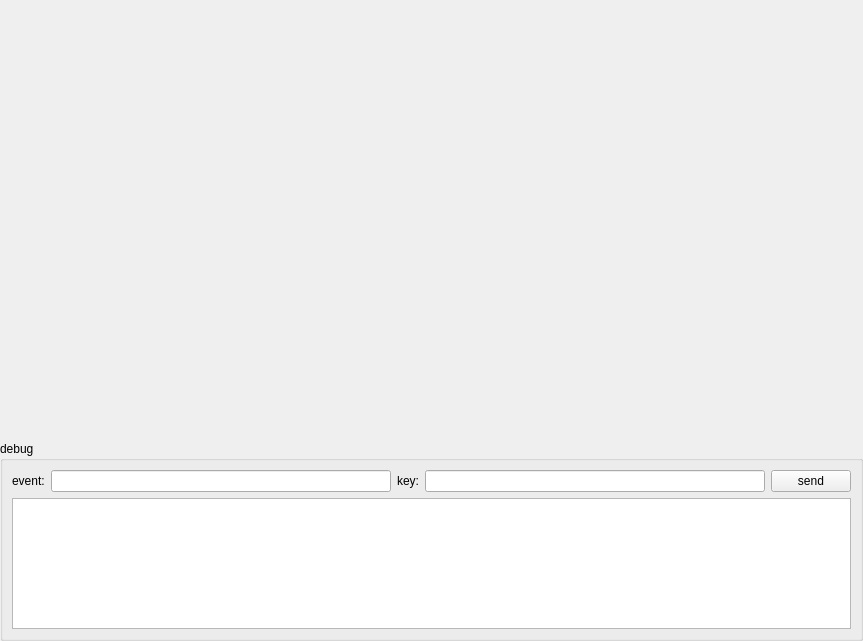
<?xml version="1.0" encoding="UTF-8"?>
<ui version="4.0">
 <class>MainWindow</class>
 <widget class="QMainWindow" name="MainWindow">
  <property name="geometry">
   <rect>
    <x>0</x>
    <y>0</y>
    <width>863</width>
    <height>641</height>
   </rect>
  </property>
  <property name="windowTitle">
   <string/>
  </property>
  <widget class="QWidget" name="centralwidget">
   <layout class="QGridLayout" name="gridLayout">
    <property name="leftMargin">
     <number>0</number>
    </property>
    <property name="topMargin">
     <number>0</number>
    </property>
    <property name="rightMargin">
     <number>0</number>
    </property>
    <property name="bottomMargin">
     <number>0</number>
    </property>
    <property name="spacing">
     <number>0</number>
    </property>
    <item row="0" column="0">
     <widget class="QWidget" name="widget" native="true"/>
    </item>
    <item row="1" column="0">
     <widget class="QGroupBox" name="groupBox">
      <property name="minimumSize">
       <size>
        <width>0</width>
        <height>200</height>
       </size>
      </property>
      <property name="maximumSize">
       <size>
        <width>16777215</width>
        <height>200</height>
       </size>
      </property>
      <property name="title">
       <string>debug</string>
      </property>
      <layout class="QVBoxLayout" name="verticalLayout">
       <item>
        <layout class="QHBoxLayout" name="horizontalLayout">
         <item>
          <widget class="QLabel" name="lbl_event">
           <property name="text">
            <string>event:</string>
           </property>
          </widget>
         </item>
         <item>
          <widget class="QLineEdit" name="edit_event"/>
         </item>
         <item>
          <widget class="QLabel" name="lbl_key">
           <property name="text">
            <string>key:</string>
           </property>
          </widget>
         </item>
         <item>
          <widget class="QLineEdit" name="edit_key"/>
         </item>
         <item>
          <widget class="QPushButton" name="btn_send">
           <property name="text">
            <string>send</string>
           </property>
          </widget>
         </item>
        </layout>
       </item>
       <item>
        <widget class="QPlainTextEdit" name="edit_value"/>
       </item>
      </layout>
     </widget>
    </item>
   </layout>
  </widget>
 </widget>
 <resources/>
 <connections/>
</ui>
